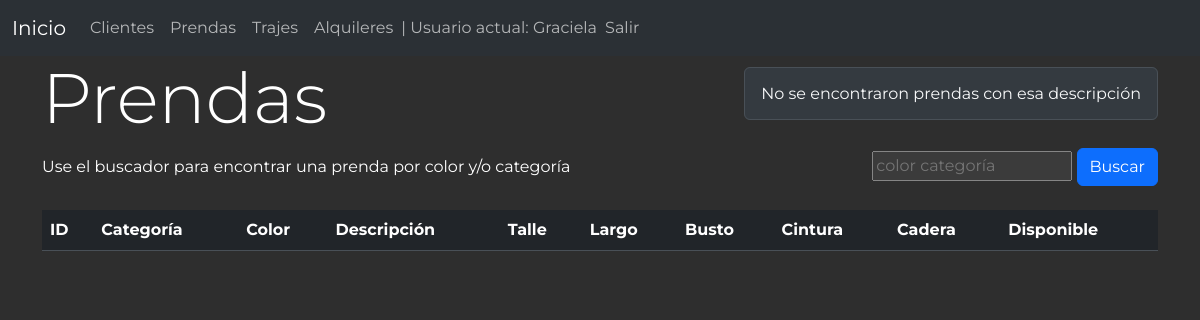
/prendas/ (signed in), run on an earlier commit of the app's database.
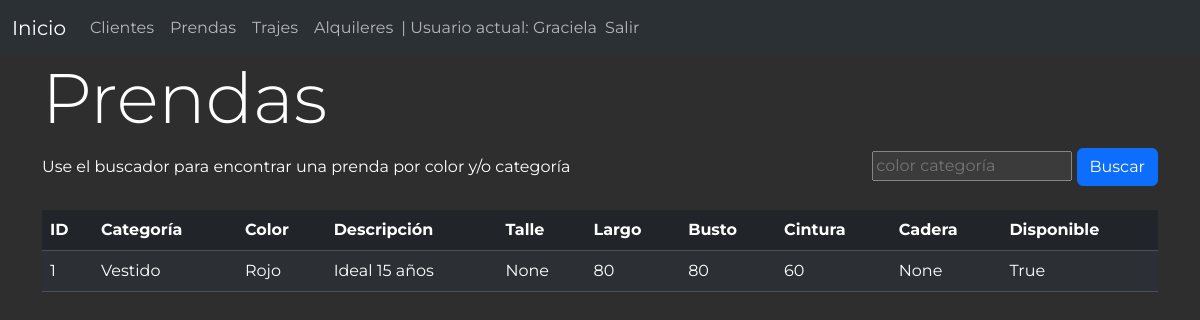
And on a later commit of the database.
### alquiler/models.py (models this page shows, shortened)
class Prenda(models.Model):
    categoria = models.ForeignKey('Categoria', on_delete=models.CASCADE)
    color = models.ForeignKey('Color', on_delete=models.CASCADE, default=1)
    descripcion = models.TextField(max_length=60, null=True, blank=True)
    busto = models.IntegerField(null=True, blank=True)
    cintura = models.IntegerField(null=True, blank=True)
    cadera = models.IntegerField(null=True, blank=True)
    largo = models.IntegerField(null=True, blank=True, verbose_name='Largo(cm)',)
    talle = models.CharField(max_length=20, null=True, blank=True)
    relacionadas = models.ManyToManyField('self', blank=True, verbose_name='Relacionadas',)
    disponible = models.BooleanField(default=True)
    def nro_articulo(self):
        return self.id
    nro_articulo.short_description = 'Número de Artículo'
    class Meta:
        db_table = 'prenda'
        verbose_name = 'prenda'
        verbose_name_plural = 'prendas'

class Categoria(models.Model):
    nombre = models.CharField(max_length=100)
    descripcion = models.TextField(blank=True)
    def __str__(self):
        return self.nombre
    class Meta:
        db_table = 'categoria'
        verbose_name = 'categiria'
        verbose_name_plural = 'categorias'

class Color(models.Model):
    nombre = models.CharField(max_length=100)
    def __str__(self):
        return self.nombre
    class Meta:
        db_table = 'color'
        verbose_name = 'color'
        verbose_name_plural = 'colores'

### alquiler/views.py (the view)
# urls.py: path('prendas/', views.prendas, name='prendas'),
@login_required
def prendas(request):
    query = request.GET.get('q', '')
    if query:
        terms = query.split()
        filters = Q()
        for term in terms:
            filters |= Q(categoria__nombre__icontains=term) | Q(color__nombre__icontains=term)
        prendas = Prenda.objects.filter(filters)
    else:
        prendas = Prenda.objects.all()
    return render(request, 'prendas.html', {'prendas': prendas, 'query': query})

### alquiler/templates/prendas.html (shortened to what this page needs)
{% extends 'layout.html' %}
{% block content %}
<main class="container">
    <div class="extremos">
        <h1>Prendas</h1>
        <ul> {% for prenda in prendas %}
            {% empty %}
             <span class="alert alert-light" role="alert">No se encontraron prendas con esa descripción</li>
            {% endfor %}
        </ul>
    </div>
    <div class="extremos">
        <span>Use el buscador para encontrar una prenda por color y/o categoría</span>
        <form action="{% url 'prendas' %}" method="get">
            <input type="search" name="q" value="{{ query }}" placeholder="color categoría">
            <button class="btn btn-primary" type="submit">Buscar</button>
        </form>
    </div>
    <br>
    <table class="table table-striped">
        <thead>
            <tr>
                <th scope="col">ID</th>
                <th scope="col">Categoría</th>
                <th scope="col">Color</th>
                <th scope="col">Descripción</th>
                <th scope="col">Talle</th>
                <th scope="col">Largo</th>
                <th scope="col">Busto</th>
                <th scope="col">Cintura</th>
                <th scope="col">Cadera</th>
                <th scope="col">Disponible</th>
            </tr>
        </thead>
        <tbody>
          {% for prenda in prendas %}
          <tr>
              <td>{{ prenda.id }}</td>
              <td>{{ prenda.categoria }}</td>
              <td>{{ prenda.color }}</td>
              <td>{{ prenda.descripcion }}</td>
              <td>{{ prenda.talle }}</td>
              <td>{{ prenda.largo }}</td>
              <td>{{ prenda.busto }}</td>
              <td>{{ prenda.cintura }}</td>
              <td>{{ prenda.talle }}</td>
              <td>{{ prenda.disponible }}</td>
          </tr>
          {% endfor %}
        </tbody>
      </table>
</main>
{% endblock %}

What changed in the data, as far as the page shows it:
added Prenda: id "1", categoria "Vestido", color "Rojo", descripcion "Ideal 15 años", talle "None", largo "80", busto "80", cintura "60", disponible "True"
Also different on the page:
text no longer shown: "No se encontraron prendas con esa descripción"
